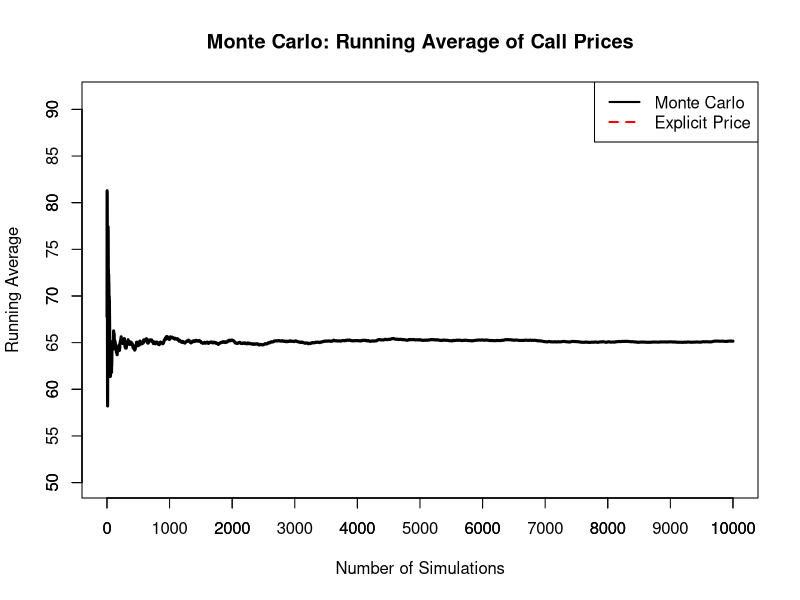
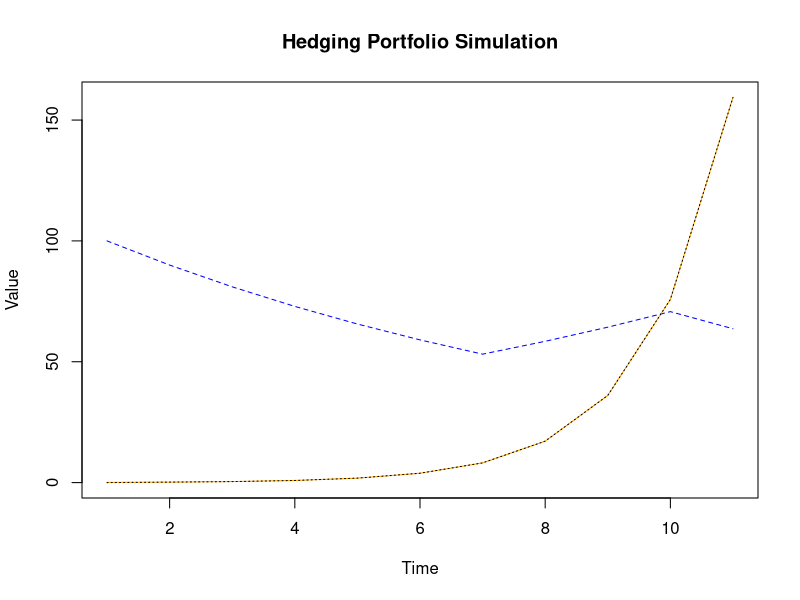
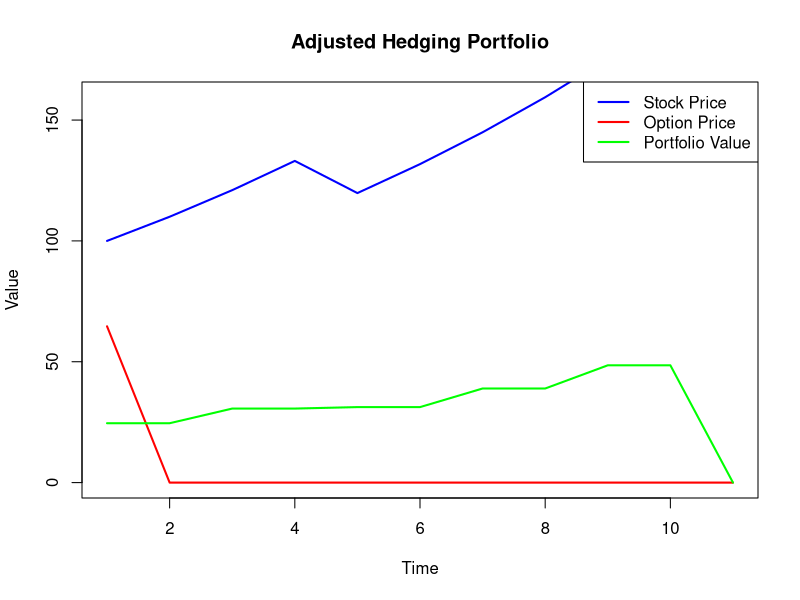
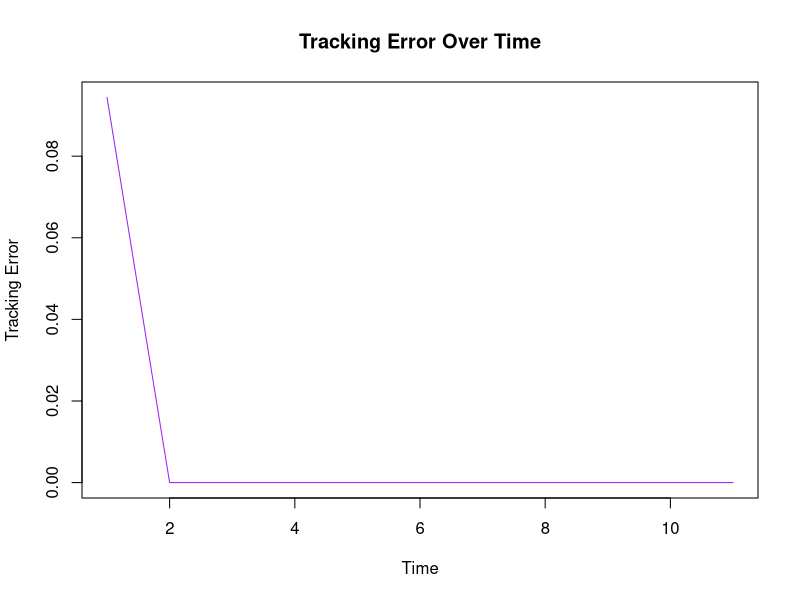

These charts were generated, in order, by the following R code:
## ---- chunk 1
explicit_binomial_with_delta_1 <- function(T, S, K, Ru, Rd) {
  # Initialize price matrix and delta matrix
  price_matrix <- matrix(0, nrow = T + 1, ncol = T + 1)
  delta_matrix <- matrix(0, nrow = T, ncol = T)  #Corrected matrix initialization
  
  # Calculate stock prices and option payoffs at maturity
  for (i in 0:T) {
    price_matrix[i + 1, T + 1] <- S * Ru^i * Rd^(T - i)  # Fix matrix reference
  }
  
  # Calculate the call option payoff at maturity
  price_matrix[, T + 1] <- pmax(price_matrix[, T + 1] - K, 0)
  
  # Backward induction to calculate option prices and delta
  for (t in (T - 1):0) {
    for (i in 0:t) {
      # Option price at current time and state
      price_matrix[i + 1, t + 1] <- 0.5 * (price_matrix[i + 1, t + 2] + 
                                           price_matrix[i + 2, t + 2])
      
      # Calculate delta (the option's sensitivity to the stock price)
      delta_matrix[i + 1, t + 1] <- 
        (price_matrix[i + 2, t + 2] - price_matrix[i + 1, t + 2]) / 
        (S * (Ru - Rd))
    }
  }
  
  return(list(price_matrix = price_matrix, delta_matrix = delta_matrix))
}

## ---- chunk 2
explicit_binomial <- function(T, S, K, Ru, Rd) {
  # Initialize parameters
  dt <- 1 / T  # Time step
  u <- Ru  # Up factor
  d <- Rd  # Down factor
  p <- (1 - d) / (u - d)  # Risk-neutral probability

  # Create the price matrix (T + 1 x T + 1)
  price_matrix <- matrix(0, nrow = T + 1, ncol = T + 1)
  
  # Initialize option prices at maturity (at time T)
  
  for (i in 0:T) {
    #Call option payoff
    price_matrix[T + 1, i + 1] <- max(S * u^i * d^(T - i) - K, 0)
  }
  
  # Compute option prices at each previous time step
  for (t in (T - 1):0) {
    for (i in 0:t) {
      price_matrix[t + 1, i + 1] <- exp(-0.05 * dt) * 
        (p * price_matrix[t + 2, i + 2] + (1 - p) * price_matrix[t + 2, i + 1])
    }
  }
  
  return(price_matrix)
}

# Parameter from c)
T <- 100
S <- 100
K <- 100
Ru <- 1.02
Rd <- 0.99

price_matrix <- explicit_binomial(T, S, K, Ru, Rd)
explicit_price <- price_matrix[1, 1]  # Call price at time 0
cat("Explicit Call Price:", explicit_price, "\n")

## ---- chunk 3
# Monte Carlo Simulation for Binomial Option Pricing
monte_carlo_binomial <- function(T, S, K, Ru, Rd, N) {
  running_avg <- numeric(N)
  
  for (n in 1:N) {
    # Generate a random path
    steps <- sample(c(Ru, Rd), T, replace = TRUE, prob = c(0.5, 0.5))
    path_price <- S * prod(steps)  # Final price of the stock
    
    # Compute the call payoff
    payoff <- max(path_price - K, 0)
    
    # Update running average
    running_avg[n] <- if (n == 1) payoff else 
      (running_avg[n - 1] * (n - 1) + payoff) / n
  }
  
  return(running_avg)
}

# Parameters
N <- 10000  # Number of sample paths


# Run Monte Carlo simulation
running_avg <- monte_carlo_binomial(T, S, K, Ru, Rd, N)

# Check if running_avg has been computed properly
if (length(running_avg) > 0) {
  # Initialize the plot with running average values
  plot(1:N, running_avg, type = "l", col = "black", lwd = 3,
       # Thicker line for better visibility
       xlab = "Number of Simulations", ylab = "Running Average",
       main = "Monte Carlo: Running Average of Call Prices",
       ylim = c(50, max(running_avg) + 10))  #Set y-axis limits starting from 50
  
  # Add explicit price line for comparison
  abline(h = explicit_price, col = "red", lwd = 2, lty = 2)
  
  # Add a legend to the plot
  legend("topright", legend = c("Monte Carlo", "Explicit Price"), 
         col = c("black", "red"),
         lty = c(1, 2), lwd = 2)
  
  # Customize y-axis ticks starting from 50 in steps of 5
  axis(2, at = seq(50, ceiling(max(running_avg) + 10), by = 5))
  
  # Optionally, set x-axis breaks for clearer visualization
  axis(1, at = seq(0, N, by = 1000))  #Adjust based on the number of simulations
  
} else {
  cat("Error: Running average is empty.\n")
}
## ---- chunk 4
#(a): Generate Price Matrix and Delta Matrix
 explicit_binomial_with_delta_1 <- function(T, S, K, Ru, Rd) {
  # Initialize price matrix and delta matrix
  price_matrix <- matrix(0, nrow = T + 1, ncol = T + 1)
  delta_matrix <- matrix(0, nrow = T, ncol = T)
  
  # Calculate stock prices and option payoffs at maturity
  for (i in 0:T) {
    price_matrix_a[i + 1, T + 1] <- S * Ru^i * Rd^(T - i)
  }
  
  # Calculate the call option payoff at maturity
  price_matrix_a[, T + 1] <- pmax(price_matrix[, T + 1] - K, 0)
  
  # Backward induction to calculate option prices and delta
  for (t in (T - 1):0) {
    for (i in 0:t) {
  # Option price at current time and state
  price_matrix_a[i + 1, t + 1] <- 0.5 * (price_matrix_a[i + 1, t + 2] + 
                                           price_matrix_a[i + 2, t + 2])
      
  # Calculate delta (the option's sensitivity to the stock price)
  delta_matrix[i + 1, t + 1] <-
    (price_matrix_a[i + 2, t + 2] - price_matrix_a[i + 1, t + 2]) / 
    (S * (Ru - Rd))
    }
  }
  
  return(list(price_matrix = price_matrix_a, delta_matrix = delta_matrix_a))
}
## ---- chunk 5

T <- 100
S <- 100
K <- 100
Ru <- 1.02
Rd <- 0.99

# Initialize the price_matrix
price_matrix <- matrix(0, nrow = T + 1, ncol = T + 1)

# Loop to fill the price matrix
for (i in 0:T) {
  price_matrix[i + 1, T + 1] <- S * Ru^i * Rd^(T - i)
}

# Update the last column to reflect option payoff
price_matrix[, T + 1] <- pmax(price_matrix[, T + 1] - K, 0)



for (i in 0:T) {
  price_matrix[i + 1, T + 1] <- S * Ru^i * Rd^(T - i)
}
price_matrix[, T + 1] <- pmax(price_matrix[, T + 1] - K, 0)
## ---- chunk 6
explicit_binomial_with_delta <- function(T, S, K, Ru, Rd) {
  # Initialize price matrix and delta matrix
  price_matrix_a <- matrix(0, nrow = T + 1, ncol = T + 1)
  delta_matrix <- matrix(0, nrow = T, ncol = T)
  
  # Calculate stock prices and option payoffs at maturity
  for (i in 0:T) {
    price_matrix_a[i + 1, T + 1] <- S * Ru^i * Rd^(T - i)
  }
  
  # Calculate the call option payoff at maturity
  price_matrix_a[, T + 1] <- pmax(price_matrix_a[, T + 1] - K, 0)
  
  # Backward induction to calculate option prices and delta
  for (t in (T - 1):0) {
    for (i in 0:t) {
      # Option price at current time and state
      price_matrix_a[i + 1, t + 1] <- 
        0.5 * (price_matrix_a[i + 1, t + 2] + price_matrix_a[i + 2, t + 2])
      
      # Calculate delta (the option's sensitivity to the stock price)
      delta_matrix[i + 1, t + 1] <- 
        (price_matrix_a[i + 2, t + 2] - price_matrix_a[i + 1, t + 2]) / 
        (S * (Ru - Rd))
    }
  }
  
  # Return both price matrix and delta matrix
  return(list(price_matrix = price_matrix_a, delta_matrix = delta_matrix))
}

T <- 100
S <- 100
K <- 100
Ru <- 1.02
Rd <- 0.99

# Call the function and store the result
result <- explicit_binomial_with_delta(T, S, K, Ru, Rd)

# Extract price matrix and delta matrix
price_matrix <- result$price_matrix
delta_matrix <- result$delta_matrix

## ---- chunk 7
binomial_hedging_simulation <- function(T, S, K, Ru, Rd, r, p) {
  # Initialize arrays for stock prices, option prices, portfolio values,
  #and deltas
  stock_prices <- numeric(T + 1)
  option_prices <- numeric(T + 1)
  portfolio_values <- numeric(T + 1)
  deltas <- numeric(T + 1)
  
  # Set initial stock price
  stock_prices[1] <- S
  
  # Compute option value at the last time step (option payoff at expiration)
  #European Call Option Payoff
  option_prices[T + 1] <- max(stock_prices[1] * Ru^T - K, 0)
  
  
  #Compute option prices backward through the binomial tree
  #(using the risk-neutral probabilities)
  for (t in T:1) {
    for (i in 1:t) {
      option_prices[i] <- exp(-r) * (p * option_prices[i] + (1 - p) * 
                                       option_prices[i + 1])
    }
  }
  
  # Simulate stock prices and calculate portfolio values
  for (t in 1:T) {
    # Simulate stock price movement
    stock_prices[t + 1] <- if (runif(1) < 0.5) stock_prices[t] * 
      Ru else stock_prices[t] * Rd
    
    # Delta calculation
    deltas[t] <- (option_prices[t + 1] - option_prices[t]) / 
                 (stock_prices[t + 1] - stock_prices[t])

    # Portfolio value calculation
    cash_balance <- option_prices[t] - deltas[t] * stock_prices[t]
    portfolio_values[t + 1] <- deltas[t] * stock_prices[t + 1] + cash_balance
  }

  return(list(
    stock_prices = stock_prices,
    option_prices = option_prices,
    portfolio_values = portfolio_values,
    deltas = deltas
  ))
}

# Set Parameters for the simulation
T <- 10  # Number of time steps
S <- 100  # Initial stock price
K <- 100  # Strike price
Ru <- 1.1  # Up factor
Rd <- 0.9  # Down factor
r <- 0.05  # Risk-free rate (5%)
p <- 0.5   # Probability of an up movement

# Run the binomial hedging simulation
hedging_result <- binomial_hedging_simulation(T, S, K, Ru, Rd, r, p)

# Set minimum and maximum values for the plot
min_value <- min(c(hedging_result$stock_prices, hedging_result$option_prices, 
                   hedging_result$portfolio_values))
max_value <- max(c(hedging_result$stock_prices, hedging_result$option_prices, 
                   hedging_result$portfolio_values))

# Plotting
matplot(
  1:(T + 1), 
  cbind(hedging_result$stock_prices, hedging_result$option_prices, 
        hedging_result$portfolio_values), 
  type = "l", lty = c(2, 1, 3), col = c("blue", "orange", "black"),
  xlab = "Time", ylab = "Value", 
  main = "Hedging Portfolio Simulation"
)
## ---- chunk 8
adjusted_hedging_portfolio <- 
  function(T, S, K, Ru, Rd, delta_matrix, 
           rebalancing_period = 2) {
  stock_prices <- numeric(T + 1)
  option_prices <- numeric(T + 1)
  portfolio_values <- numeric(T + 1)
  deltas <- numeric(T + 1)
  
  stock_prices[1] <- S
  option_prices[1] <- price_matrix[1, 1]
  deltas[1] <- delta_matrix[1, 1]
  portfolio_values[1] <- deltas[1] * S
  
  for (t in 1:T) {
    if (runif(1) < 0.5) {
      stock_prices[t + 1] <- stock_prices[t] * Ru
    } else {
      stock_prices[t + 1] <- stock_prices[t] * Rd
    }
    if (t %% rebalancing_period == 0) {
      deltas[t + 1] <- delta_matrix[t + 1, t + 1]
      portfolio_values[t + 1] <- deltas[t + 1] * stock_prices[t + 1]
    } else {
      portfolio_values[t + 1] <- portfolio_values[t]
    }
  }
  
  return(list(stock_prices = stock_prices, option_prices = option_prices, 
              portfolio_values = portfolio_values, deltas = deltas))
}

# Ensure the delta_matrix is properly initialized with the correct size
delta_matrix <- matrix(0, nrow = T + 1, ncol = T + 1)

# Perform the backward iteration for pricing and delta calculation
for (t in (T - 1):0) {
  for (i in 0:t) {
    # Ensure the indices are within the bounds
    if (t + 1 <= T + 1 && i + 1 <= T + 1) {
      price_matrix[i + 1, t + 1] <- 
        0.5 * (price_matrix[i + 1, t + 2] + price_matrix[i + 2, t + 2])
      
      # Calculate delta safely with proper indexing
      if (i + 2 <= T + 1) {
        delta_matrix[i + 1, t + 1] <- 
          (price_matrix[i + 2, t + 2] - price_matrix[i + 1, t + 2]) / 
          (S * (Ru - Rd))
      }
    }
  }
}

# Now you can call the adjusted_hedging_portfolio function safely
adjusted_result <- adjusted_hedging_portfolio(T, S, K, Ru, Rd, delta_matrix)


# Ensure that adjusted_result has valid data
if (length(adjusted_result$stock_prices) > 
    0 && length(adjusted_result$option_prices) > 
    0 && length(adjusted_result$portfolio_values) > 0) {
  
# Initialize the plot with stock prices
  plot(1:(T + 1), adjusted_result$stock_prices, type = "l", col = "blue", 
       lwd = 2, 
       xlab = "Time", ylab = "Value", ylim = c(min_value, max_value), 
       main = "Adjusted Hedging Portfolio")
  
# Add lines for option prices and portfolio values
  lines(1:(T + 1), adjusted_result$option_prices, col = "red", lwd = 2)
  lines(1:(T + 1), adjusted_result$portfolio_values, col = "green", lwd = 2)

# Add a legend to the top right corner
  legend("topright", legend = c("Stock Price", "Option Price", 
                                "Portfolio Value"), 
         col = c("blue", "red", "green"), lty = 1, lwd = 2)
  
} else {
# Error message if the data is not valid
  print("Error: Invalid or empty data in adjusted_result. 
        Please check the data structure.")
}


## ---- chunk 9
tracking_error_montecarlo <- function(T, S, K, Ru, Rd, N) {
  # Initialize a vector to store tracking errors
  tracking_errors <- numeric(T + 1)
  
  for (i in 1:N) {
    # Run the binomial hedging simulation to get portfolio and option values
    hedging_result <- binomial_hedging_simulation(T, S, K, Ru, Rd, 
                                                  r = 0.05, p = 0.5)
    
    # Calculate the difference between the portfolio
    #and option prices at each time step
    error <- hedging_result$portfolio_values - hedging_result$option_prices
    
    # Sum the squared errors to accumulate the tracking error
    tracking_errors <- tracking_errors + error^2
  }
  
  # Return the standard deviation (tracking error)
  return(sqrt(tracking_errors / N))
}

# Parameters for Monte Carlo simulation
N <- 10000  # Number of simulations
T <- 10     # Time steps
S <- 100    # Initial stock price
K <- 100    # Strike price
Ru <- 1.1   # Up factor
Rd <- 0.9   # Down factor

# Run the tracking error simulation
tracking_error_result <- tracking_error_montecarlo(T, S, K, Ru, Rd, N)

# Plotting the tracking error over time
plot(1:(T + 1), tracking_error_result, type = "l", col = "purple", 
     xlab = "Time", ylab = "Tracking Error", main = "Tracking Error Over Time")

